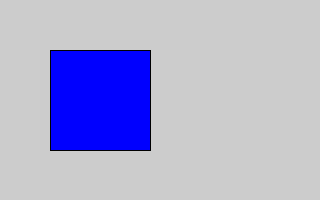
Frame 1 (no input)
Frame 60 (the mouse pressed at the canvas centre just before this capture): identical to frame 1, image omitted
Frame 120 (the mouse held since frame 60 and released just before this capture): identical to frame 1, image omitted

The Processing sketch that drew this single still picture (run headless with seeded random() and noise(); from frame 60 on, the mouse is pressed at the canvas centre):

// Processing sketch: button
// ── button.pde
float btnX, btnY, btnW, btnH;

void setup(){
  size(320,200);
  btnX = 50;
  btnY = 50;
  btnW = 100;
  btnH = 100;
}

void draw(){
  if (mouseX >= btnX && mouseX <= btnX+btnW &&
      mouseY >= btnY && mouseY <= btnY+btnH){
      if (mousePressed){
        // click
        fill(255,0,0);
      }else{
        // hover
        fill(0,255,0);
      }
  }else {
    fill(0,0,255);
  }
  rect(btnX,btnY,btnW,btnH);
}
